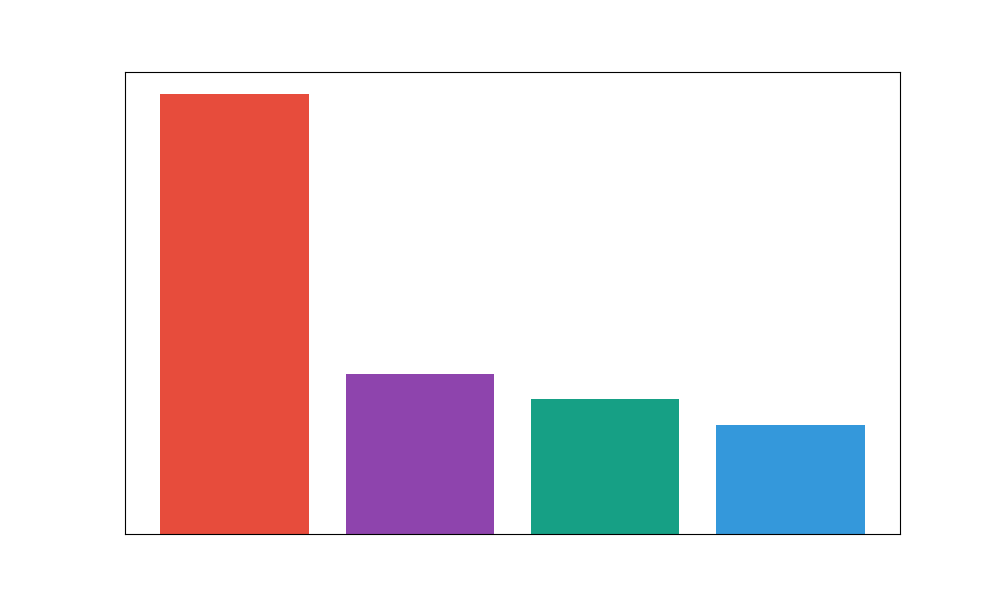

Write Python code to recreate this figure.
import matplotlib.pyplot as plt
import numpy as np

fruit_types = ['Apple', 'Cherry', 'Date', 'Elderberry']
total_usage = np.sum(np.array([
    [150, 160, 170, 180, 190],  # Apple
    [50, 55, 60, 65, 80],       # Cherry
    [40, 45, 50, 55, 70],       # Date
    [30, 35, 40, 45, 60]        # Elderberry
]), axis=1)

sorted_indices = np.argsort(total_usage)[::-1]
sorted_fruits = np.array(fruit_types)[sorted_indices]
sorted_usage = total_usage[sorted_indices]

plt.figure(figsize=(10, 6))
plt.bar(sorted_fruits, sorted_usage, color=['#e74c3c', '#8e44ad', '#16a085', '#3498db'])

plt.xticks([])
plt.yticks([])

plt.show()
